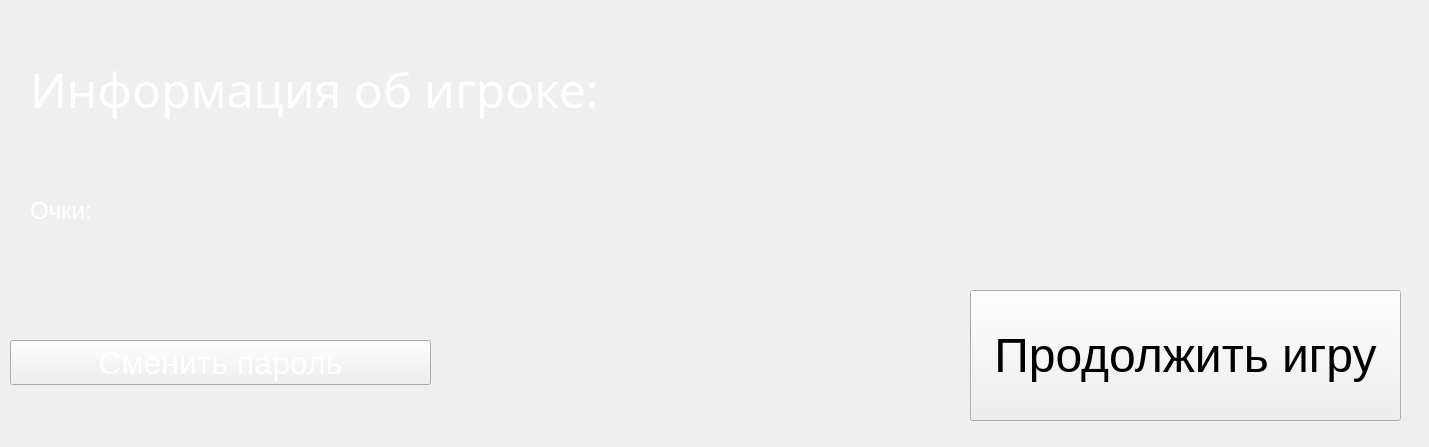
<?xml version="1.0" encoding="UTF-8"?>
<ui version="4.0">
 <class>Form</class>
 <widget class="QWidget" name="Form">
  <property name="geometry">
   <rect>
    <x>0</x>
    <y>0</y>
    <width>1429</width>
    <height>447</height>
   </rect>
  </property>
  <property name="windowTitle">
   <string>Form</string>
  </property>
  <widget class="QPushButton" name="pushButton_2">
   <property name="geometry">
    <rect>
     <x>970</x>
     <y>290</y>
     <width>431</width>
     <height>131</height>
    </rect>
   </property>
   <property name="font">
    <font>
     <pointsize>36</pointsize>
    </font>
   </property>
   <property name="text">
    <string>Продолжить игру</string>
   </property>
  </widget>
  <widget class="QLabel" name="label">
   <property name="geometry">
    <rect>
     <x>30</x>
     <y>0</y>
     <width>1131</width>
     <height>179</height>
    </rect>
   </property>
   <property name="font">
    <font>
     <family>Marker Felt</family>
     <pointsize>36</pointsize>
     <italic>false</italic>
    </font>
   </property>
   <property name="styleSheet">
    <string notr="true">color: rgb(255, 255, 255);</string>
   </property>
   <property name="text">
    <string>Информация об игроке:</string>
   </property>
  </widget>
  <widget class="QLabel" name="label_2">
   <property name="geometry">
    <rect>
     <x>30</x>
     <y>180</y>
     <width>351</width>
     <height>61</height>
    </rect>
   </property>
   <property name="font">
    <font>
     <pointsize>18</pointsize>
    </font>
   </property>
   <property name="styleSheet">
    <string notr="true">color: rgb(255, 255, 255);</string>
   </property>
   <property name="text">
    <string>Очки:</string>
   </property>
  </widget>
  <widget class="QPushButton" name="pushButton">
   <property name="geometry">
    <rect>
     <x>10</x>
     <y>340</y>
     <width>421</width>
     <height>45</height>
    </rect>
   </property>
   <property name="font">
    <font>
     <pointsize>24</pointsize>
    </font>
   </property>
   <property name="styleSheet">
    <string notr="true">color: rgb(255, 255, 255);</string>
   </property>
   <property name="text">
    <string>Сменить пароль</string>
   </property>
  </widget>
 </widget>
 <resources>
  <include location="../../../MOODProject/data/images/screen2background.qrc"/>
 </resources>
 <connections/>
</ui>
